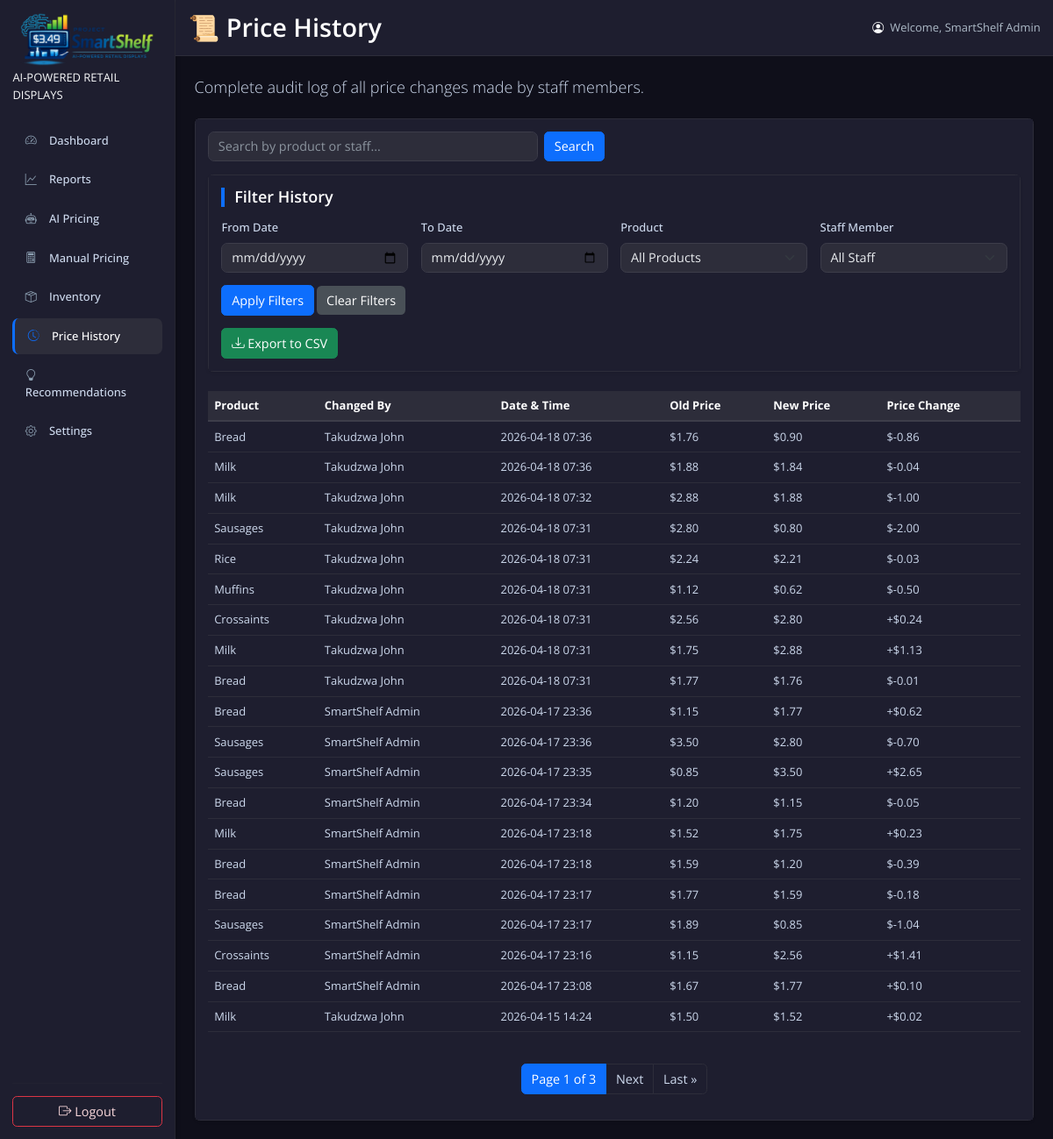
The app's page /ProjectSmartShelf/price-history/ (signed in), older data.
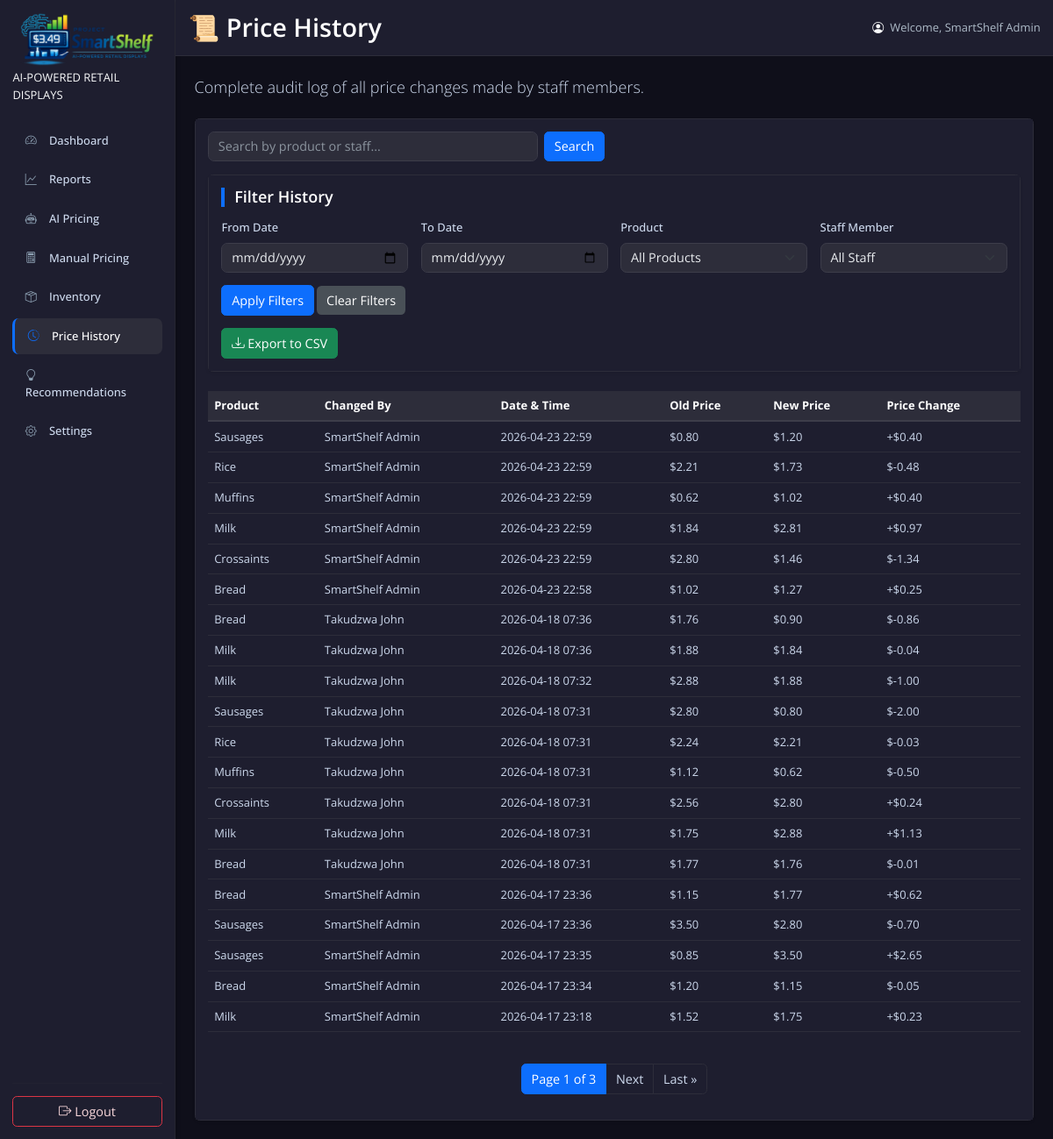
The same page, newer data.
### ProjectSmartShelf/models.py (models this page shows, shortened)
class PriceHistory(models.Model):
    product = models.ForeignKey(Product, on_delete=models.CASCADE, related_name='price_history')
    changed_by = models.ForeignKey(settings.AUTH_USER_MODEL, on_delete=models.SET_NULL, null=True)
    changed_at = models.DateTimeField(auto_now_add=True)
    old_price = models.DecimalField(max_digits=10, decimal_places=2)
    new_price = models.DecimalField(max_digits=10, decimal_places=2)
    class Meta:
        ordering = ['-changed_at']  # Show newest changes first

### checkout/models.py (models this page shows, shortened)
class Product(models.Model):
    name = models.CharField(max_length=200)
    category = models.CharField(max_length=100)
    price = models.DecimalField(max_digits=10, decimal_places=2)
    expiry_date=models.DateField(null=True, blank=True)
    inventory_level = models.IntegerField(default=0, help_text='Current stock count')
    lcd_id = models.IntegerField(default=1, help_text="1, 2, or 3 for the shelf display")
    class Meta:
        ordering = ['name']

### ProjectSmartShelf/views.py (the view)
# urls.py: path("price-history/", views.price_history_view, name="price_history"),
@staff_member_required(login_url='staff_login')
def price_history_view(request):
    history_list = PriceHistory.objects.select_related('product', 'changed_by').all()
    search_query = request.GET.get('search', '')
    if search_query:
        history_list = history_list.filter(
            Q(product__name__icontains=search_query) |
            Q(changed_by__username__icontains=search_query)
        )
    start_date = request.GET.get('start_date')
    end_date = request.GET.get('end_date')
    product_id = request.GET.get('product_id')
    user_id = request.GET.get('user_id')
    if start_date:
        start_date_obj = parse_date(start_date)
        if start_date_obj:
            history_list = history_list.filter(changed_at__date__gte=start_date_obj)
    if end_date:
        end_date_obj = parse_date(end_date)
        if end_date_obj:
            history_list = history_list.filter(changed_at__date__lte=end_date_obj)
    if product_id:
        history_list = history_list.filter(product_id=product_id)
    if user_id:
        history_list = history_list.filter(changed_by_id=user_id)
    paginator = Paginator(history_list, 20)
    page_number = request.GET.get('page')
    page_obj = paginator.get_page(page_number)
    for history in page_obj:
        history.price_diff = history.new_price - history.old_price
    products = Product.objects.all().order_by('name')
    staff_users = User.objects.filter(is_staff=True).order_by('username')
    context = {
        'page_obj': page_obj,
        'search_query': search_query,
        'start_date': start_date,
        'end_date': end_date,
        'selected_product': product_id,
        'selected_user': user_id,
        'products': products,
        'staff_users': staff_users,
    }
    return render(request, 'price_history.html', context)

### ProjectSmartShelf/context_processors.py (called while the page is built)
def simulated_date(request):
    return {
        'simulated_date': getattr(request, 'simulated_date', None)
    }

### ProjectSmartShelf/templates/price_history.html (shortened to what the changed rows need)
{% extends "base.html" %}
{% load static %}
{% block page_title %}📜 Price History{% endblock %}
{% block content %}
<div class="card shadow-sm">
    <div class="card-body">
        <div class="table-responsive">
            <table class="table table-hover align-middle">
                <thead>
                    <tr>
                        <th>Product</th>
                        <th>Changed By</th>
                        <th>Date & Time</th>
                        <th>Old Price</th>
                        <th>New Price</th>
                        <th>Price Change</th>
                    </tr>
                </thead>
                <tbody>
                    {% for history in page_obj %}
                    <tr>
                        <td>{{ history.product.name }}</td>
                        <td>{{ history.changed_by.get_full_name|default:"System" }}</td>
                        <td>{{ history.changed_at|date:"Y-m-d H:i" }}</td>
                        <td>${{ history.old_price|floatformat:2 }}</td>
                        <td>${{ history.new_price|floatformat:2 }}</td>
                        <td>
                            {% with diff=history.price_diff %}
                                <span class="{% if diff > 0 %}trend-up{% elif diff < 0 %}trend-down{% else %}trend-flat{% endif %}">
                                    {% if diff > 0 %}+{% endif %}${{ diff|floatformat:2 }}
                                </span>
                            {% endwith %}
                        </td>
                    </tr>
                    {% empty %}
                    <tr>
                        <td colspan="6" class="text-center py-4">No price changes recorded yet.</td>
                    </tr>
                    {% endfor %}
                </tbody>
            </table>
        </div>
    </div>
</div>
{% endblock %}

Row changes from the older to the newer data that the page shows:
no longer on this page (row unchanged): PriceHistory: product.name "Bread", changed_by.get_full_name "SmartShelf Admin", changed_at "2026-04-17 23:18", old_price "1.59", new_price "1.20", price_diff "-0.39"
no longer on this page (row unchanged): PriceHistory: product.name "Bread", changed_by.get_full_name "SmartShelf Admin", changed_at "2026-04-17 23:17", old_price "1.77", new_price "1.59", price_diff "-0.18"
no longer on this page (row unchanged): PriceHistory: product.name "Sausages", changed_by.get_full_name "SmartShelf Admin", changed_at "2026-04-17 23:17", old_price "1.89", new_price "0.85", price_diff "-1.04"
no longer on this page (row unchanged): PriceHistory: product.name "Crossaints", changed_by.get_full_name "SmartShelf Admin", changed_at "2026-04-17 23:16", old_price "1.15", new_price "2.56", price_diff "1.41"
no longer on this page (row unchanged): PriceHistory: product.name "Bread", changed_by.get_full_name "SmartShelf Admin", changed_at "2026-04-17 23:08", old_price "1.67", new_price "1.77", price_diff "0.10"
no longer on this page (row unchanged): PriceHistory: product.name "Milk", changed_by.get_full_name "Takudzwa John", changed_at "2026-04-15 14:24", old_price "1.50", new_price "1.52", price_diff "0.02"
added PriceHistory: product.name "Sausages", changed_by.get_full_name "SmartShelf Admin", changed_at "2026-04-23 22:59", old_price "0.80", new_price "1.20", price_diff "0.40"
added PriceHistory: product.name "Rice", changed_by.get_full_name "SmartShelf Admin", changed_at "2026-04-23 22:59", old_price "2.21", new_price "1.73", price_diff "-0.48"
added PriceHistory: product.name "Muffins", changed_by.get_full_name "SmartShelf Admin", changed_at "2026-04-23 22:59", old_price "0.62", new_price "1.02", price_diff "0.40"
added PriceHistory: product.name "Milk", changed_by.get_full_name "SmartShelf Admin", changed_at "2026-04-23 22:59", old_price "1.84", new_price "2.81", price_diff "0.97"
added PriceHistory: product.name "Crossaints", changed_by.get_full_name "SmartShelf Admin", changed_at "2026-04-23 22:59", old_price "2.80", new_price "1.46", price_diff "-1.34"
added PriceHistory: product.name "Bread", changed_by.get_full_name "SmartShelf Admin", changed_at "2026-04-23 22:58", old_price "1.02", new_price "1.27", price_diff "0.25"
